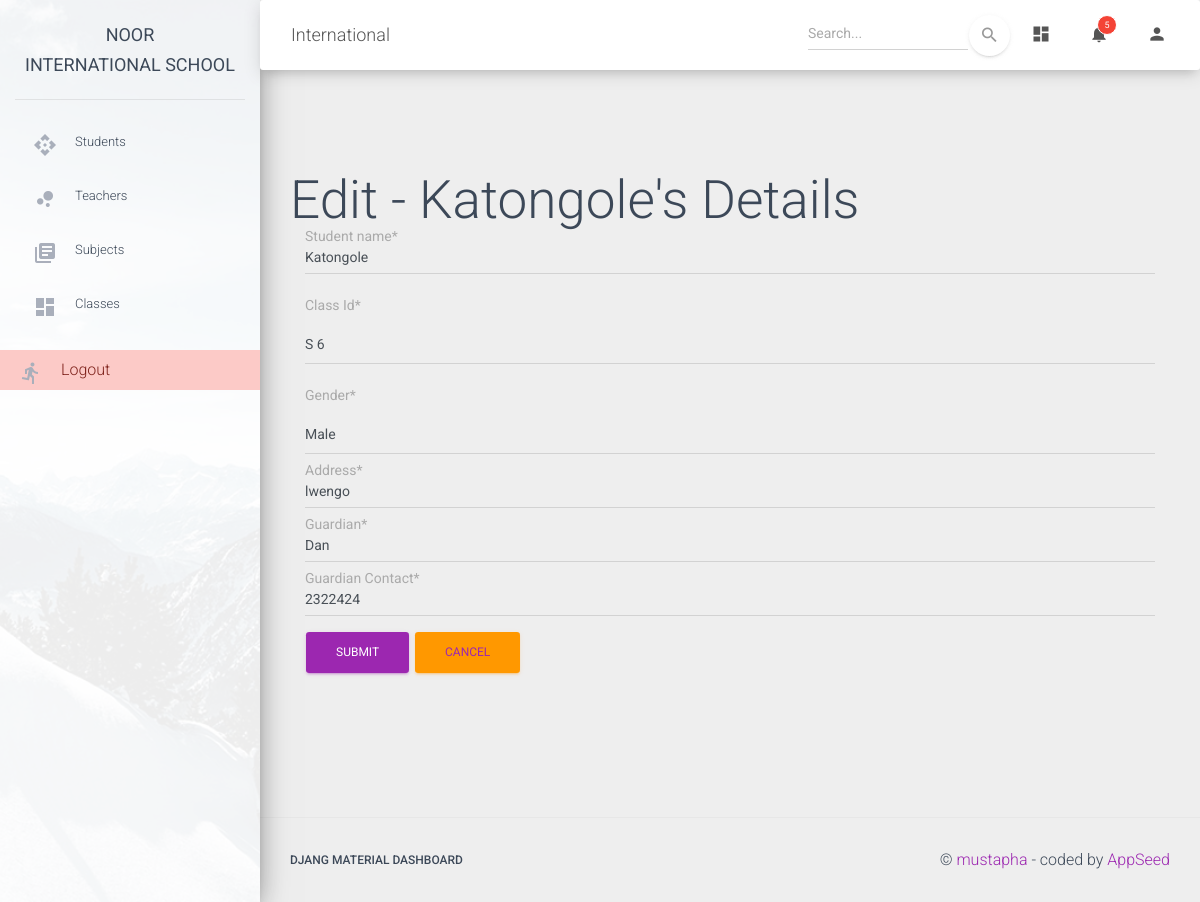
The page /edit_student/6/ (signed in) on the database its author committed.
### details/models.py (models this page shows, shortened)
class Students(models.Model):
    Gender_Choices=[
        ("M", "Male"),
        ("F", "Female")
    ]
    Student_name = models.CharField(max_length=50)
    Class_Id = models.ForeignKey(Class, on_delete=models.CASCADE)
    Gender = models.CharField(max_length=2, choices=Gender_Choices)
    Address = models.CharField(max_length=10)
    Guardian = models.CharField(max_length=10)
    Guardian_Contact = models.CharField(max_length=10)

### details/views.py (the view)
# urls.py: path('edit_student/<int:students_id>/', edit_student_view, name="edit_student_page"),
@login_required
def edit_student_view(request, students_id):
    message = ''
    students = Students.objects.get(id= students_id)
    if request.method == "POST":
        students_form = StudentsForm(request.POST, instance= students)
        if students_form.is_valid():
            students_form.save()
            message = "Changes saved successfully"
        else:
            message = "Entered invalid data"
        messages.success(request, message)
    else:
        students_form = StudentsForm(instance=students)
    context = {
        'form': students_form,
        'student': students,
        'msg': message,
    }
    return render(request, "edit_student.html", context)

### details/form.py
class StudentsForm(ModelForm):
    class Meta:
        model = Students
        fields = '__all__'

### details/models.py (called while the page is built)
    def __str__(self):
        return self.Class_name

### details/templates/edit_student.html (shortened to what this page needs)
{% extends './main.html' %}
{% load crispy_forms_tags %}
{% block content %}
    <h1>Edit - {{student.Student_name}}'s Details</h1>
    <div class="container">
        <form method="POST">
            {{form|crispy}}
            <input type="Submit" class="btn btn-primary">
            <button class="btn btn-warning"><a href="{% url 'add_student_page' %}">Cancel</a></button>
        </form>
    </div>
{% endblock content %}

### rows shown on the page
Students: Student_name "Katongole", Class_Id "S 6", Gender "Male", Address "lwengo", Guardian "Dan", Guardian_Contact "2322424"
